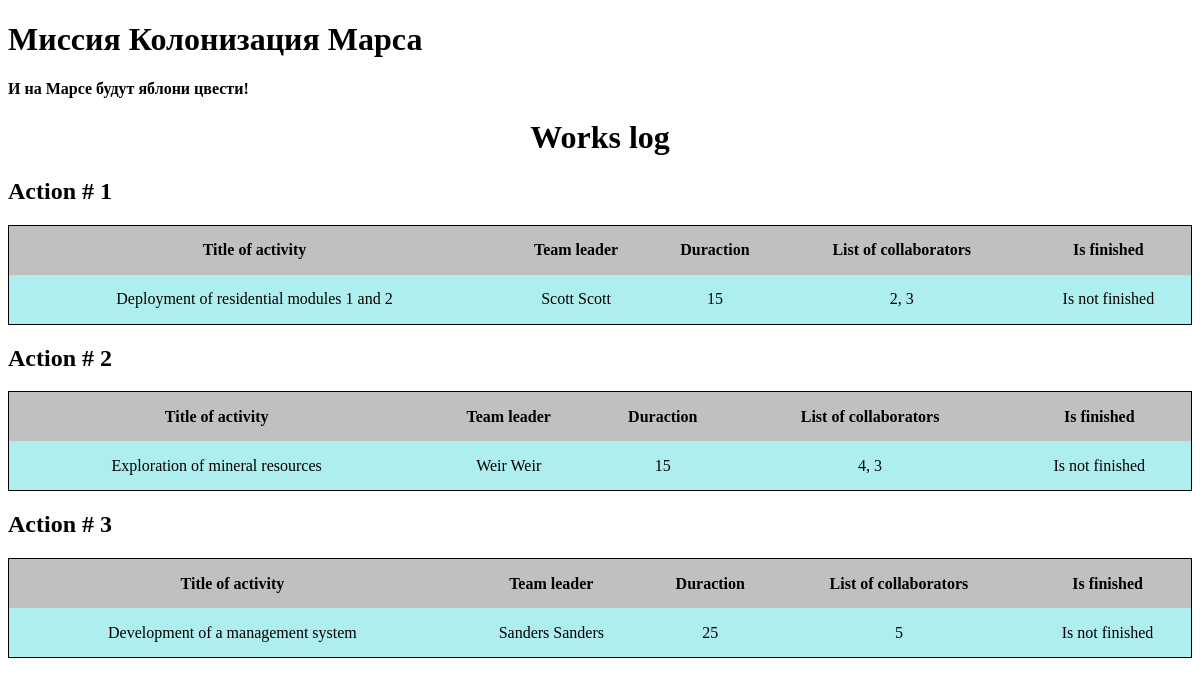
The page / on the database its author committed.
### data/jobs.py (models this page shows)
class Jobs(SqlAlchemyBase):
    __tablename__ = 'jobs'
    id = sqlalchemy.Column(sqlalchemy.Integer, primary_key=True, autoincrement=True)
    team_leader = sqlalchemy.Column(sqlalchemy.Integer, sqlalchemy.ForeignKey("users.id"))
    job = sqlalchemy.Column(sqlalchemy.String, nullable=True)
    work_size = sqlalchemy.Column(sqlalchemy.Integer, nullable=True)
    collaborators = sqlalchemy.Column(sqlalchemy.String, nullable=True)
    start_date = sqlalchemy.Column(sqlalchemy.DateTime, default=datetime.datetime.now)
    end_date = sqlalchemy.Column(sqlalchemy.DateTime, default=datetime.datetime.now)
    is_finished = sqlalchemy.Column(sqlalchemy.Boolean, default=True)
    user = orm.relationship('User')

### data/users.py (models this page shows, shortened)
class User(SqlAlchemyBase):
    __tablename__ = 'users'
    id = sqlalchemy.Column(sqlalchemy.Integer, primary_key=True, autoincrement=True)
    surname = sqlalchemy.Column(sqlalchemy.String, nullable=True)
    name = sqlalchemy.Column(sqlalchemy.String, nullable=True)
    age = sqlalchemy.Column(sqlalchemy.Integer, nullable=True)
    position = sqlalchemy.Column(sqlalchemy.String, nullable=True)
    speciality = sqlalchemy.Column(sqlalchemy.String, nullable=True)
    address = sqlalchemy.Column(sqlalchemy.String, nullable=True)
    email = sqlalchemy.Column(sqlalchemy.String, index=True, unique=True, nullable=True)
    hashed_password = sqlalchemy.Column(sqlalchemy.String, nullable=True)
    modified_date = sqlalchemy.Column(sqlalchemy.DateTime, default=datetime.datetime.now)
    jobs = orm.relationship("Jobs", back_populates='user')

### main.py (the view)
@app.route('/')
def index():
    s = []
    for job in db_sess.query(Jobs).all():
        teams = [job.job, job.team_leader, job.work_size, job.collaborators, job.is_finished]
        s.append(teams)
    for i in s:
        for user in db_sess.query(User).filter(User.id == int(i[1])):
            i[1] = (user.surname, user.name)
        if i[-1]:
            i[-1] = "Is finished"
        else:
            i[-1] = "Is not finished"
    return render_template("index.html", ex=s)

### templates/index.html
{% extends "base.html" %}
{% block content %}
<h1 align="center">Works log</h1>
{% set k = 'Action # ' %}
    {% for i in ex %}
        <h2>{{ k }} {{ loop.index }}</h2>
        <table>
        <tr><th>Title of activity</th><th>Team leader</th><th>Duraction</th><th>List of collaborators</th><th>Is finished</th></tr>
        <tr><td>{{ i[0] }}</td><td>{{ i[1][0] }} {{ i[1][0] }}</td><td>{{ i[2] }}</td><td>{{ i[3] }}</td><td>{{ i[4] }}</td></tr>
        </table>
    {% endfor %}
{% endblock %}

### templates/base.html (shortened to what this page needs)
<!DOCTYPE html>
<html lang="en">
<head>
    <link rel="stylesheet" type="text/css" href="../static/css/style.css">
</head>
<body>
    <h1>Миссия Колонизация Марса</h1>
    <h4>И на Марсе будут яблони цвести!</h4>
<main role="main" class="container">
    {% block content %}{% endblock %}
</main>
</body>
</html>

### static/css/style.css (style rules this page uses)
table { border-collapse: collapse; border: 1px solid black; width: 100%; height: 100px; }
th { background-color: Silver; text-align: center; }
td { background-color: #afeeee; text-align: center; }

### rows shown on the page
Jobs: k "Action #", job "Deployment of residential modules 1 and 2", surname "Scott", work_size "15", collaborators "2, 3", i "Is not finished"
Jobs: k "Action #", job "Exploration of mineral resources", surname "Weir", work_size "15", collaborators "4, 3", i "Is not finished"
Jobs: k "Action #", job "Development of a management system", surname "Sanders", work_size "25", collaborators "5", i "Is not finished"
